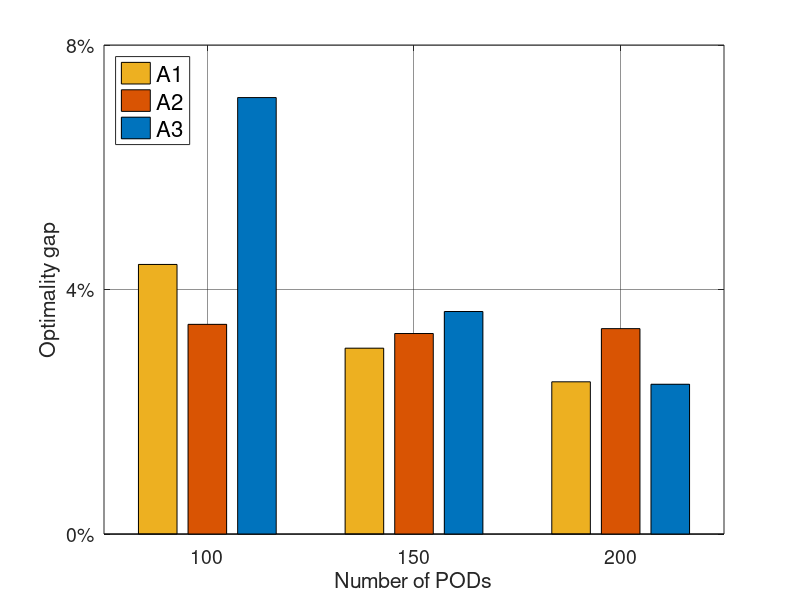

Reproduce this figure in MATLAB.
clc;
close all;
clear;
% optimality gaps of FF ascending and descending for different architecture
% and number of PODs

%%
% % plot optimization gap for arch2 FF forward against connection
% % optimization
% arch2_FF_fwd_cnkgap_pod100 = 0.9509;
% arch2_FF_fwd_cnkgap_pod150 = 0.9669;
% arch2_FF_fwd_cnkgap_pod200 = 0.9914;
% 
% arch4_FF_fwd_cnkgap_pod100 = 0.9712;
% arch4_FF_fwd_cnkgap_pod150 = 0.9456;
% arch4_FF_fwd_cnkgap_pod200 = 0.9657;
% 
% arch5_FF_fwd_cnkgap_pod100 = 0.8917;
% arch5_FF_fwd_cnkgap_pod150 = 0.8969;
% arch5_FF_fwd_cnkgap_pod200 = 0.8991;
% 
% y = 1-...
%     [arch2_FF_fwd_cnkgap_pod100, arch4_FF_fwd_cnkgap_pod100, arch5_FF_fwd_cnkgap_pod100;...
%     arch2_FF_fwd_cnkgap_pod150, arch4_FF_fwd_cnkgap_pod150, arch5_FF_fwd_cnkgap_pod150;...
%     arch2_FF_fwd_cnkgap_pod200, arch4_FF_fwd_cnkgap_pod200, arch5_FF_fwd_cnkgap_pod200];
% title1 = 'Ascending First Fit in Architecture 2 with Connection Optimized';
% xlabel1 = 'Number of PODs';
% ylabel1 = 'Optimality gap';
% 
% figure1 = figure('units','normalized','Position', [0.1 0.1 0.35 0.3]);
% 
% % Create axes
% axes1 = axes('Parent',figure1);
% hold(axes1,'on');
% 
% % Create multiple lines using matrix input to bar
% bar1 = bar(y);
% set(bar1(1),'DisplayName','Arch 2','FaceColor',[0 0.45 0.74]);
% set(bar1(2),'DisplayName','Arch 3','FaceColor',[0.85 0.33 0.01]);
% set(bar1(3),'DisplayName','Arch 4','FaceColor',[0.93 0.69 0.13]);
% 
% % Create xlabel
% xlabel(xlabel1, 'fontsize', 14);
% 
% % Create ylabel
% ylabel(ylabel1, 'fontsize', 14);
% 
% % Create title
% % title(title1);
% 
% box(axes1,'on');
% % Set the remaining axes properties
% set(axes1,'XGrid','on','XTick',[1 2 3],'XTickLabel',{'100','150','200'},...
%     'YGrid','on');
% a=[cellstr(num2str(get(gca,'ytick')'*100))];
% pct = char(ones(size(a,1),1)*'%');
% new_yticks = [char(a),pct];
% set(gca,'yticklabel',new_yticks) 
% 
% legend1 = legend(axes1,'show');
% set(legend1,'FontSize',16,'Location','east');
% 
% saveas(figure1, 'optGapCnk.jpg')
%%
arch2_FF_bwd_thpgap_pod100 = 0.9559;
arch2_FF_bwd_thpgap_pod150 = 0.9696;
arch2_FF_bwd_thpgap_pod200 = 0.9751;

arch4_FF_bwd_thpgap_pod100 = 0.9657;
arch4_FF_bwd_thpgap_pod150 = 0.9672;
arch4_FF_bwd_thpgap_pod200 = 0.9664;

arch5_FF_bwd_thpgap_pod100 = 0.9286;
arch5_FF_bwd_thpgap_pod150 = 0.9636;
arch5_FF_bwd_thpgap_pod200 = 0.9755;

y = 1-...
    [arch2_FF_bwd_thpgap_pod100, arch4_FF_bwd_thpgap_pod100, arch5_FF_bwd_thpgap_pod100;...
    arch2_FF_bwd_thpgap_pod150, arch4_FF_bwd_thpgap_pod150, arch5_FF_bwd_thpgap_pod150;...
    arch2_FF_bwd_thpgap_pod200, arch4_FF_bwd_thpgap_pod200, arch5_FF_bwd_thpgap_pod200];
title1 = 'Ascending First Fit in Architecture 2 with Connection Optimized';
xlabel1 = 'Number of PODs';
ylabel1 = 'Optimality gap';

figure1 = figure('units','normalized','Position', [0.1 0.1 0.35 0.3]);

% Create axes
axes1 = axes('Parent',figure1);
hold(axes1,'on');

% Create multiple lines using matrix input to bar
bar1 = bar(y);
set(bar1(1),'DisplayName','A1','FaceColor',[0.93 0.69 0.13]);
set(bar1(2),'DisplayName','A2','FaceColor',[0.85 0.33 0.01]);
set(bar1(3),'DisplayName','A3','FaceColor',[0 0.45 0.74]);

% Create xlabel
xlabel(xlabel1, 'fontsize', 18);

% Create ylabel
ylabel(ylabel1, 'fontsize', 18);

% Create title
% title(title1);

box(axes1,'on');
% Set the remaining axes properties
set(axes1,'XGrid','on','XTick',[1 2 3],'XTickLabel',{'100','150','200'},...
    'YGrid','on');
ytick = get(gca, 'ytick');
set(gca, 'ytick', ytick(1:2:end));
a=[cellstr(num2str(get(gca,'ytick')'*100))];
pct = char(ones(size(a,1),1)*'%');
new_yticks = [char(a),pct];
set(gca,'yticklabel',new_yticks) 
set(axes1, 'fontsize', 14)
set(axes1, 'gridalpha', 0.5)

legend1 = legend(axes1,'show');
set(legend1,'FontSize',16,'Location','northwest');
saveas(figure1, 'optGapthp.jpg')
